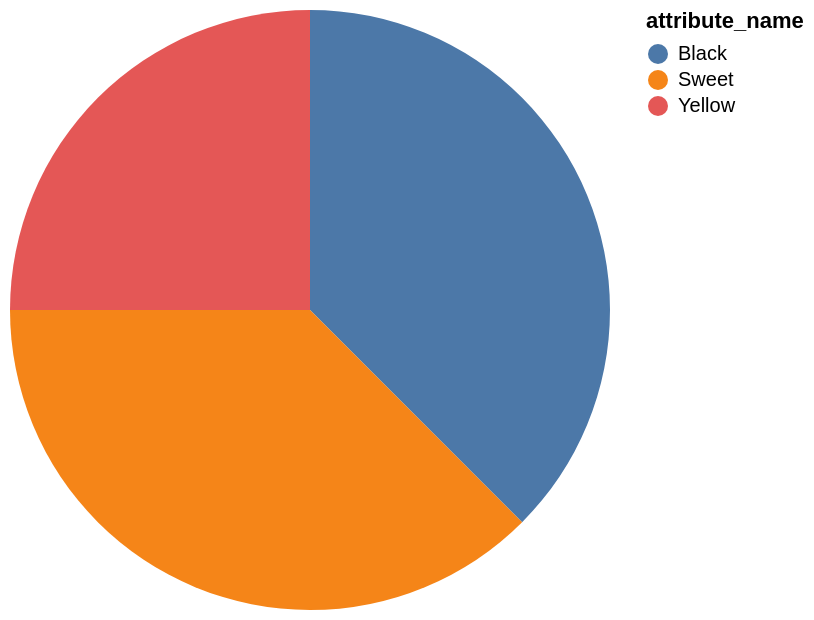

Specify this chart in Vega-Lite:
### Vega-Lite specification from a JSON file in a GitHub repository (floating-point values rounded to 4 significant figures)
{"data": {"values": [{"x_data": "Black", "y_data": 3}, {"x_data": "Sweet", "y_data": 3}, {"x_data": "Yellow", "y_data": 2}]}, "mark": "arc", "encoding": {"theta": {"field": "y_data", "type": "quantitative", "title": "COUNT(attribute_name)"}, "color": {"field": "x_data", "type": "nominal", "title": "attribute_name"}}}
